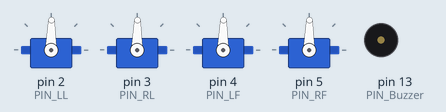
Bench run of a sketch on a simulated Arduino Uno, built with avr-gcc and run on an emulated ATmega328P. On the bench: 4 × servo, buzzer (waves = sounding). What the sketch prints to the serial monitor is not drawn.

Above: at 1.4 s.
At 9.03 s:
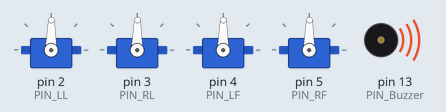
Timing chart, 0 to 9.4 s (numbered marks = the images above):
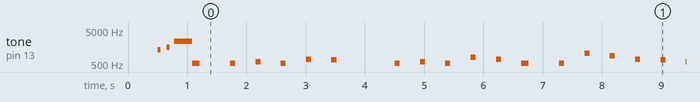

The sketch:

aren_music.ino
```cpp
/*
 * -- AREN Music Program
 *
 * -- ABOUT
 *    By default, it plays the "Happy Birthday" song using the Buzzer
 *
 */

#include <Aren.h>

// -- Pin number constants specification
#define PIN_LL 2      // Left leg
#define PIN_RL 3      // Right leg
#define PIN_LF 4      // Left foot
#define PIN_RF 5      // Right foot
#define PIN_Buzzer 13 // Buzzer
#define PIN_Trigger 8 // Ultrasound Trigger
#define PIN_Echo 9    // Ultrasound Echo

// -- AREN Object Creation
Aren Aren;

// -- Global Variables Declaration
int loopCount;     // For storing the current number of playbacks
int loopLimit = 5; // Change this value to change the number of times the song plays

float tempo = 140.00;         // Change this value to change how fast the song plays. The notes will scale accordingly
const int songNoteCount = 25; // The total number of notes the current song has

// DO NOT CHANGE THE FOLLOWING SECTION
float wholeNote = 240.0 / tempo * 1000;
float halfNote = 120.0 / tempo * 1000;
float quarterNote = 60.0 / tempo * 1000;
float eigthNote = 30.0 / tempo * 1000;
float sixteenthNote = 15.0 / tempo * 1000;
float dottedQuarterNote = 90.0 / tempo * 1000;
float dottedEightNote = 45.0 / tempo * 1000;
float dottedSixteenthNote = 22.5 / tempo * 100;

struct notes
{
  float frequency;
  float noteType;
};

// -- Song Data
//    An array of type notes which has a frequency and note type variable.
notes songData1[songNoteCount] = {
    {.frequency = note_C5, .noteType = dottedQuarterNote},
    {.frequency = note_C5, .noteType = quarterNote},
    {.frequency = note_D5, .noteType = quarterNote},
    {.frequency = note_C5, .noteType = quarterNote},
    {.frequency = note_F5, .noteType = quarterNote},
    {.frequency = note_E5, .noteType = quarterNote},

    {.frequency = note_silent, .noteType = dottedQuarterNote},
    {.frequency = note_C5, .noteType = quarterNote},
    {.frequency = note_D5, .noteType = quarterNote},
    {.frequency = note_C5, .noteType = quarterNote},
    {.frequency = note_G5, .noteType = quarterNote},
    {.frequency = note_F5, .noteType = quarterNote},

    {.frequency = note_C5, .noteType = dottedQuarterNote},
    {.frequency = note_C5, .noteType = quarterNote},
    {.frequency = note_C6, .noteType = quarterNote},
    {.frequency = note_A5, .noteType = quarterNote},
    {.frequency = note_F5, .noteType = quarterNote},
    {.frequency = note_E5, .noteType = quarterNote},
    {.frequency = note_D5, .noteType = quarterNote},

    {.frequency = note_Bb5, .noteType = dottedQuarterNote},
    {.frequency = note_Bb5, .noteType = quarterNote},
    {.frequency = note_A5, .noteType = quarterNote},
    {.frequency = note_F5, .noteType = quarterNote},
    {.frequency = note_G5, .noteType = quarterNote},
    {.frequency = note_F5, .noteType = wholeNote},
};

// -- Program Setup
void setup()
{
  Serial.begin(9600);
  Aren.init(PIN_LL, PIN_RL, PIN_LF, PIN_RF, true, PIN_Buzzer, PIN_Trigger, PIN_Echo);
  Aren.home();
  Aren.sing(S_mode3);
  Serial.println("AREN is Ready");
}

// -- Main Program loop
void loop()
{

  while (loopCount != loopLimit)
  {
    for (size_t i = 0; i < songNoteCount; i++)
    {
      Aren._tone(songData1[i].frequency, long(songData1[i].noteType * 0.2), int(songData1[i].noteType * 0.8));
      // tone(PIN_Buzzer, songData1[i].frequency, long(songData1[i].noteType * 0.2));
    }
    loopCount++;
  }

  Aren.home();
  delay(4000);
  Aren.setRestState(false);
}
```

Measured:
- by itself, tone on pin 13 (PIN_Buzzer): plays 1318 Hz for 0.05 s, 1567 Hz for 0.05 s, 2349 Hz for 0.30 s, 523 Hz for 0.13 s, 523 Hz for 0.09 s, 587 Hz for 0.09 s … (123 notes in this stretch)
